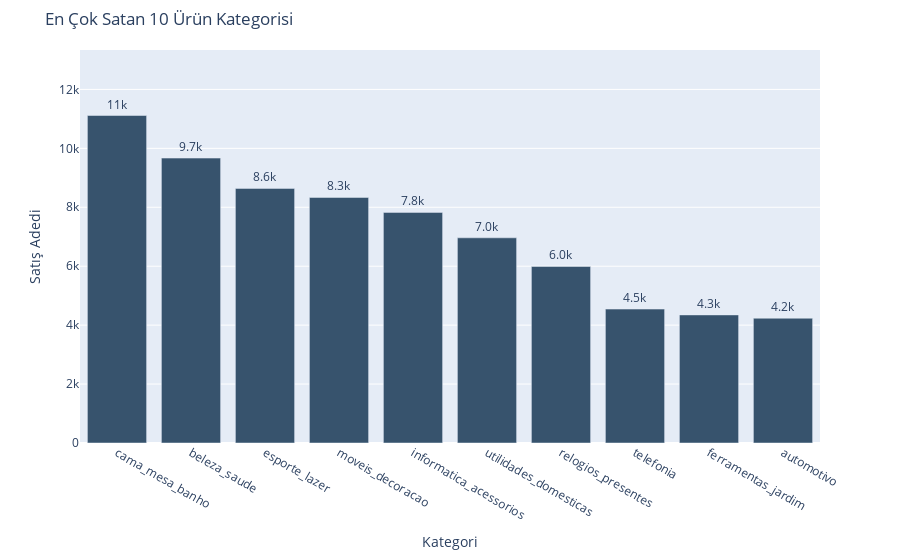

This figure's notebook cell:
### Code cell
# 4. En Çok Satan Kategoriler
top_categories = (
    master_df.group_by("product_category_name")
    .len()
    .sort("len", descending=True)
    .head(10)
    .to_pandas()
)

max_val = top_categories['len'].max()

fig = px.bar(top_categories, x='product_category_name', y='len',
             title='En Çok Satan 10 Ürün Kategorisi',
             text_auto='.2s')

fig.update_traces(marker_color='rgb(55, 83, 109)', textposition='outside')
fig.update_layout(xaxis_title="Kategori", 
                  yaxis_title="Satış Adedi", 
                  yaxis_range=[0, max_val * 1.2], 
                  margin=dict(t=50, b=100))
fig.show()

### Figure 1 — Plotly figure (JSON) as saved in the notebook; plotly's stock layout.template omitted (floating-point values rounded to 4 significant figures)
{"data": [{"hovertemplate": "product_category_name=%{x}<br>len=%{y}<extra></extra>", "legendgroup": "", "marker": {"color": "rgb(55, 83, 109)", "pattern": {"shape": ""}}, "name": "", "orientation": "v", "showlegend": false, "textposition": "outside", "texttemplate": "%{y:.2s}", "type": "bar", "x": ["cama_mesa_banho", "beleza_saude", "esporte_lazer", "moveis_decoracao", "informatica_acessorios", "utilidades_domesticas", "relogios_presentes", "telefonia", "ferramentas_jardim", "automotivo"], "xaxis": "x", "y": [11115, 9670, 8641, 8334, 7827, 6964, 5991, 4545, 4347, 4235], "yaxis": "y"}], "layout": {"barmode": "relative", "legend": {"tracegroupgap": 0}, "margin": {"b": 100, "t": 50}, "title": {"text": "En Çok Satan 10 Ürün Kategorisi"}, "xaxis": {"anchor": "y", "domain": [0, 1], "title": {"text": "Kategori"}}, "yaxis": {"anchor": "x", "domain": [0, 1], "range": [0, 13338], "title": {"text": "Satış Adedi"}}}}
